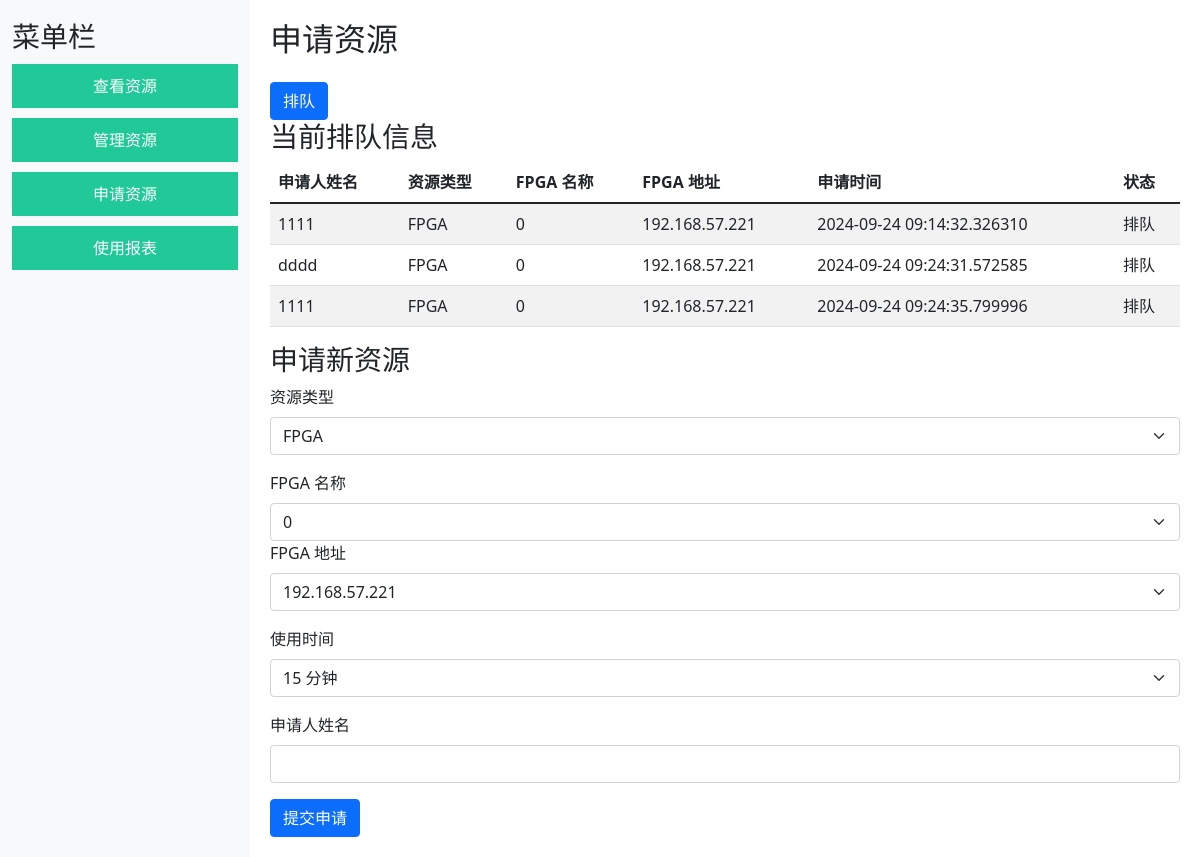
/apply_resources, run on an earlier commit of the app's database.
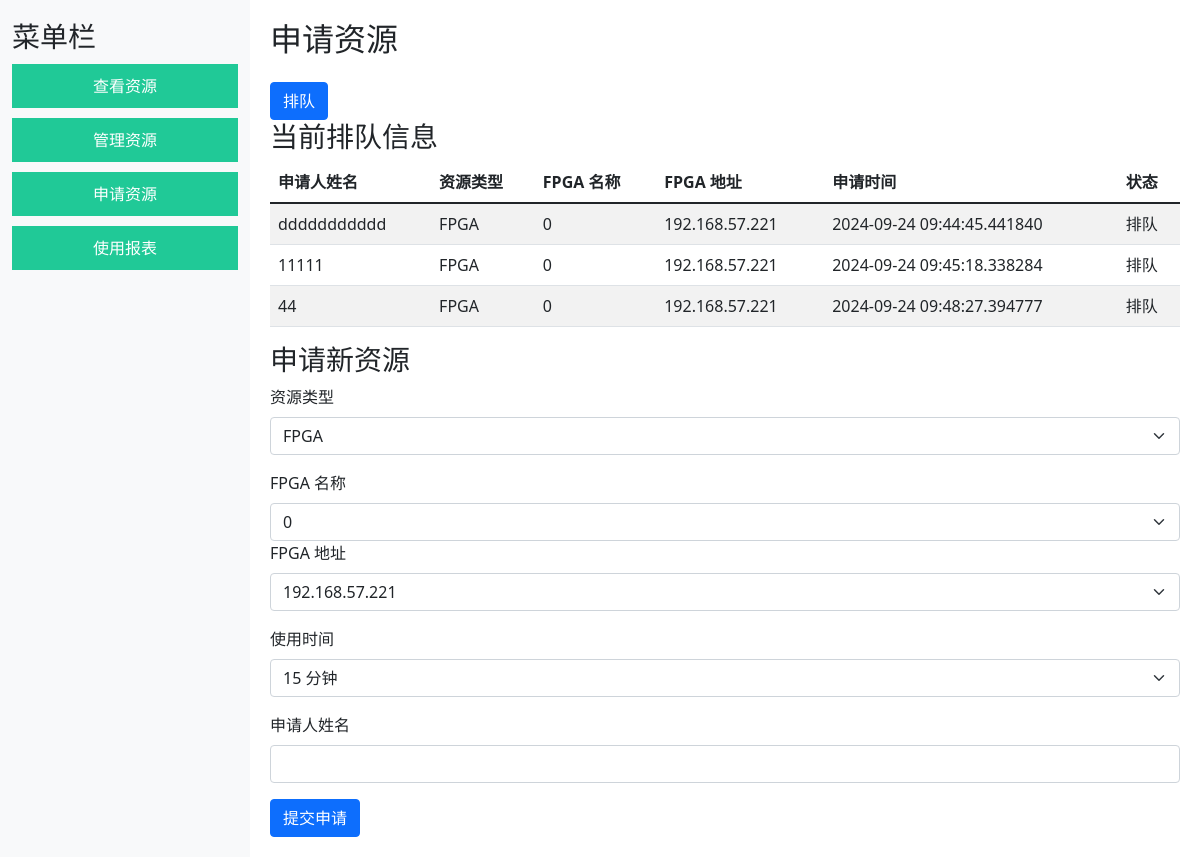
And on a later commit of the database.
### app.py (models this page shows)
class Queue(db.Model):
    id = db.Column(db.Integer, primary_key=True)
    applicant_name = db.Column(db.String(100), nullable=False)  # 申请人名称字段
    resource_type = db.Column(db.String(50), nullable=False)
    fpga_name = db.Column(db.String(100), nullable=True)  # 如果是FPGA
    fpga_address = db.Column(db.String(100), nullable=True)
    apply_time = db.Column(db.DateTime, default=datetime.utcnow)
    status = db.Column(db.String(50), nullable=False)

### app.py (the view, shortened to what this page needs)
@app.route('/apply_resources', methods=['GET', 'POST'])
def apply_resources():
    queued_users = Queue.query.all()
    fpga_resources = Resource.query.filter_by(resource_type='FPGA').all()
    return render_template('apply_resources.html', queued_users=queued_users, fpga_resources=fpga_resources)

### templates/apply_resources.html (shortened to what this page needs)
{% extends "base.html" %}
{% block content %}
<h2>申请资源</h2>
<form method="POST" action="{{ url_for('queue_resource') }}">
    <button type="submit" class="btn btn-primary mt-3">排队</button>
</form>
<h3>当前排队信息</h3>
<table class="table table-striped">
    <thead>
        <tr>
            <th>申请人姓名</th>
            <th>资源类型</th>
            <th>FPGA 名称</th>
            <th>FPGA 地址</th>
            <th>申请时间</th>
            <th>状态</th>
        </tr>
    </thead>
    <tbody>
        {% for queue in queued_users %}
        <tr>
            <td>{{ queue.applicant_name }}</td>
            <td>{{ queue.resource_type }}</td>
            <td>{{ queue.fpga_name }}</td>
            <td>{{ queue.fpga_address }}</td>
            <td>{{ queue.apply_time }}</td>
            <td>{{ queue.status }}</td>
        </tr>
        {% endfor %}
    </tbody>
</table>
<h3>申请新资源</h3>
<form id="applyResourceForm" method="POST">
    <div class="mb-3">
        <label for="resource_type" class="form-label">资源类型</label>
        <select id="resource_type" name="resource_type" class="form-select" onchange="showFpgaFields()">
            <option value="FPGA" selected>FPGA</option>
        </select>
    </div>
    <div class="mb-3" id="fpgaFields">
        <label for="fpga_name" class="form-label">FPGA 名称</label>
        <select id="fpga_name" name="fpga_name" class="form-select">
            {% for resource in fpga_resources %}
            <option value="{{ resource.resource_name }}">{{ resource.resource_name }}</option>
            {% endfor %}
        </select>
        <label for="fpga_address" class="form-label">FPGA 地址</label>
        <select id="fpga_address" name="fpga_address" class="form-select">
            {% for resource in fpga_resources %}
            <option value="{{ resource.resource_address }}">{{ resource.resource_address }}</option>
            {% endfor %}
        </select>
    </div>
    <div class="mb-3">
        <label for="usage_time" class="form-label">使用时间</label>
        <select id="usage_time" name="usage_time" class="form-select">
            <option value="15">15 分钟</option>
        </select>
    </div>
    <div class="mb-3">
        <label for="applicant_name" class="form-label">申请人姓名</label>
        <input type="text" id="applicant_name" name="applicant_name" class="form-control" required>
    </div>
    <button type="submit" class="btn btn-primary">提交申请</button>
</form>
{% endblock %}

### templates/base.html (shortened to what this page needs)
<!DOCTYPE html>
<html lang="zh-CN">
<head>
    <link href="https://cdn.jsdelivr.net/npm/bootstrap@5.1.3/dist/css/bootstrap.min.css" rel="stylesheet">
</head>
<body>
    <div id="sidebar">
        <div class="container-fluid">
            <h3>菜单栏</h3>
            <a href="{{ url_for('view_resources') }}">查看资源</a>
            <a href="{{ url_for('manage_resources') }}">管理资源</a>
            <a href="{{ url_for('apply_resources') }}">申请资源</a>
            <a href="{{ url_for('usage_report') }}">使用报表</a>
        </div>
    </div>
    <div id="main-content">
        {% block content %}{% endblock %}
    </div>
</body>
</html>

### templates/base.html (style rules this page uses)
body { display: flex; min-height: 100vh; margin: 0; }
#sidebar { width: 250px; background-color: #f8f9fa; padding-top: 20px; }
#sidebar a { display: block; padding: 10px 20px; margin: 10px 0; background-color: #20c997; color: white; text-align: center; text-decoration: none; }
#main-content { flex: 1; padding: 20px; background-color: white; }

What changed in the data, as far as the page shows it:
removed Queue: applicant_name "1111", resource_type "FPGA", fpga_name "0", fpga_address "192.168.57.221", apply_time "2024-09-24 09:14:32.326310", status "排队"
removed Queue: applicant_name "dddd", resource_type "FPGA", fpga_name "0", fpga_address "192.168.57.221", apply_time "2024-09-24 09:24:31.572585", status "排队"
removed Queue: applicant_name "1111", resource_type "FPGA", fpga_name "0", fpga_address "192.168.57.221", apply_time "2024-09-24 09:24:35.799996", status "排队"
added Queue: applicant_name "ddddddddddd", resource_type "FPGA", fpga_name "0", fpga_address "192.168.57.221", apply_time "2024-09-24 09:44:45.441840", status "排队"
added Queue: applicant_name "11111", resource_type "FPGA", fpga_name "0", fpga_address "192.168.57.221", apply_time "2024-09-24 09:45:18.338284", status "排队"
added Queue: applicant_name "44", resource_type "FPGA", fpga_name "0", fpga_address "192.168.57.221", apply_time "2024-09-24 09:48:27.394777", status "排队"
